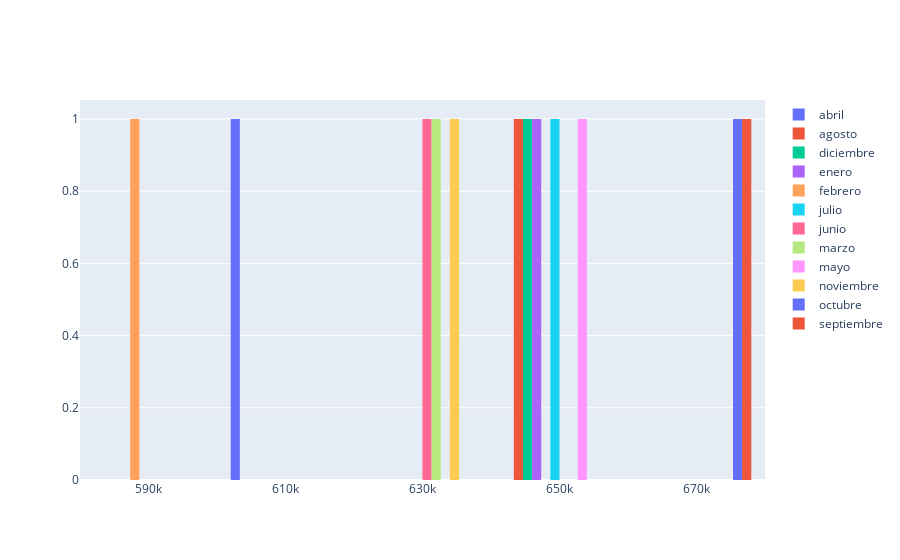

This figure's notebook cell:
### Code cell
fig

### Figure 1 — Plotly figure (JSON) as saved in the notebook; plotly's stock layout.template omitted (floating-point values rounded to 4 significant figures)
{"data": [{"name": "abril", "type": "histogram", "x": [618680]}, {"name": "agosto", "type": "histogram", "x": [652694]}, {"name": "diciembre", "type": "histogram", "x": [641676]}, {"name": "enero", "type": "histogram", "x": [640854]}, {"name": "febrero", "type": "histogram", "x": [581228]}, {"name": "julio", "type": "histogram", "x": [658424]}, {"name": "junio", "type": "histogram", "x": [620377]}, {"name": "marzo", "type": "histogram", "x": [637443]}, {"name": "mayo", "type": "histogram", "x": [647064]}, {"name": "noviembre", "type": "histogram", "x": [637078]}, {"name": "octubre", "type": "histogram", "x": [671405]}, {"name": "septiembre", "type": "histogram", "x": [664244]}], "layout": {}}
